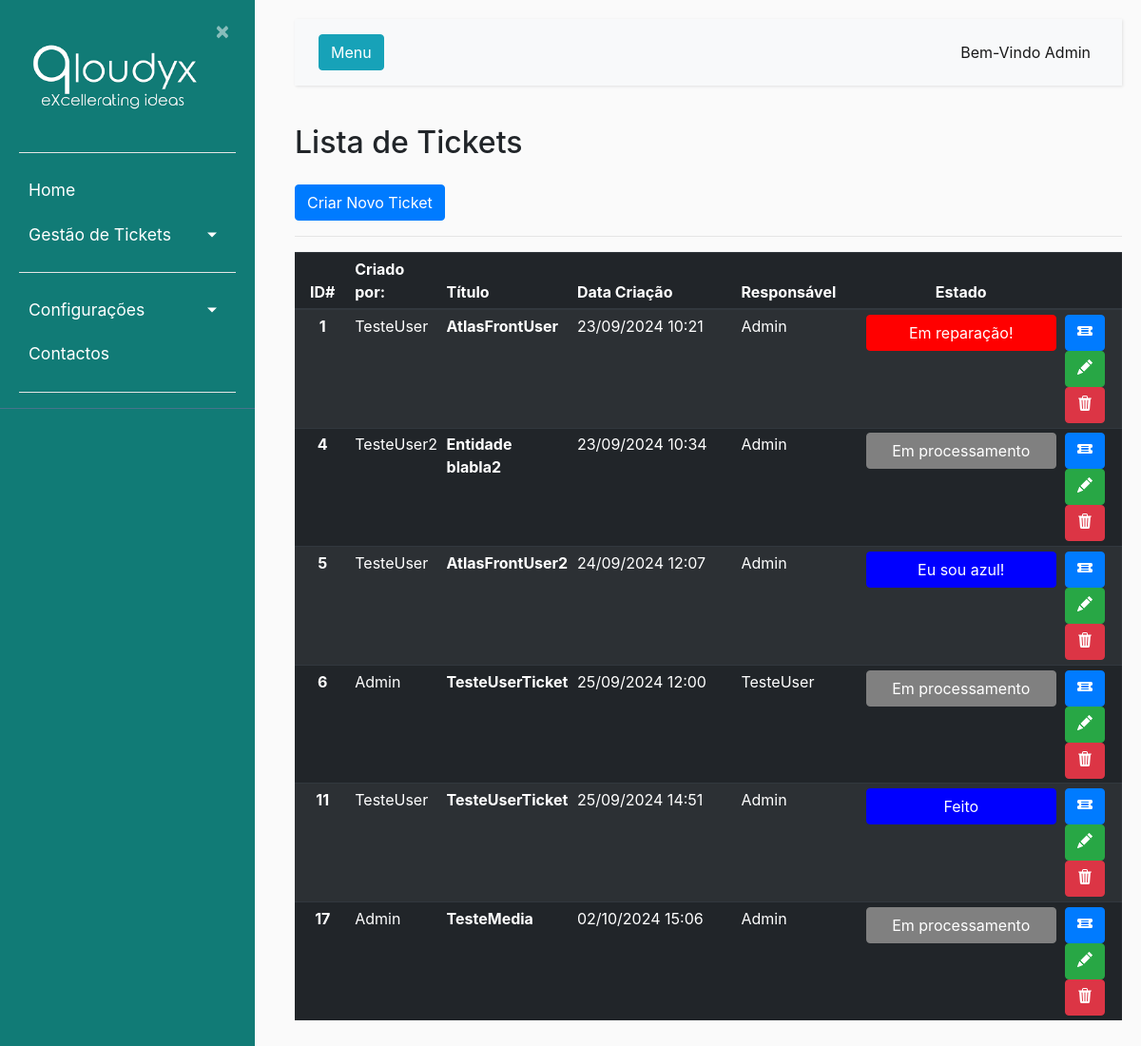
/listaticket/ (signed in), run on the app's committed database.
### ticket/models.py (models this page shows, shortened)
class Usuarios(AbstractBaseUser):
    nome = models.CharField(max_length=100, unique=True,verbose_name='Utilizador')
    email = models.EmailField(verbose_name='E-mail')
    foto = models.ImageField(null=True, blank=True, upload_to='users/uploads/fotos',verbose_name='Foto')
    descricao = models.CharField(max_length=250, null=True)
    EscolhasRole = {
    ("Interno", "Interno"),
    ("Operador", "Operador"),
    ("Cliente", "Cliente"),
    }
    role = models.CharField(max_length=50,choices= EscolhasRole ,verbose_name='Cargo')
    entidade = models.ForeignKey(Entidades, on_delete=models.CASCADE, verbose_name='Entidade')
    telefone = PhoneNumberField(null=True, blank=False, unique=True, verbose_name='Telefone')
    date_of_birth = models.DateField(verbose_name='Data de Nascimento')
    is_active = models.BooleanField(default=True, verbose_name='Ativo?')
    is_admin = models.BooleanField(default=False, verbose_name='Admin?')
    objects = MyUserManager()
    USERNAME_FIELD = 'nome'
    REQUIRED_FIELDS = ['date_of_birth','email']

class Ticket(models.Model):
    nome = models.CharField(max_length=50, verbose_name='Titulo')
    dataCriacao = models.DateTimeField(default=timezone.now(), verbose_name='Data de Criação')
    descricao = models.CharField(max_length=300, verbose_name='Descrição')
    usuarios = models.ForeignKey(Usuarios, null = True, on_delete=models.CASCADE, related_name="responsavel", verbose_name='Responsável')
    app_tpPedidos = models.ForeignKey(Apps_tpPedidos, on_delete=models.CASCADE, verbose_name='Tipo de Problema')
    prioridade = models.ForeignKey(Prioridade, null = True , on_delete=models.CASCADE, verbose_name='Prioridade')
    resolucao = models.ForeignKey(Resolucao, null = True, on_delete=models.CASCADE, verbose_name='Resolução')
    id_Proprietario = models.ForeignKey(Usuarios, null = True, on_delete=models.CASCADE, related_name="criador", verbose_name='Criador do Ticket')
    estado = models.ForeignKey(StatusLog,null = True,default = 1, on_delete=models.CASCADE, verbose_name='Estado Atual')
    usuario_app = models.ForeignKey(Usuarios_Apps,null = True, on_delete=models.CASCADE)

class StatusLog(models.Model):
    estado = models.ForeignKey(Estado, on_delete=models.CASCADE, verbose_name='Estado')
    usuario = models.ForeignKey(Usuarios, on_delete=models.CASCADE, verbose_name='Utilizador')
    dataHora = models.DateTimeField(default=timezone.now(), verbose_name='Data de Criação')

class Estado(models.Model):
    estado = models.CharField(max_length=20)
    cor = models.CharField(max_length=30)
    font_color = models.CharField(max_length=30)
    descricao = models.CharField(max_length=300)
    def __str__(self):
        return self.estado

### ticket/views.py (the view)
# urls.py: path('listaticket/', ticket_views.ticket_list, name ='listaticket'), #URL para a gestão de tickets
def ticket_list(request):
    ticketall = Ticket.objects.all()
    tickuser = request.user
    tickets = Ticket.objects.filter(Q(usuarios=tickuser) | Q(id_Proprietario=tickuser))
    return render(request, 'ticket/listaticket.html', {'tickets': tickets,'ticketall': ticketall})

### ticket/templates/ticket/listaticket.html (shortened to what this page needs)
{% extends "ticket/base.html" %}
{% block content %}
<body>
    <h2 style="margin-bottom:25px">Lista de Tickets</h2>
    {% if user.is_authenticated %}
    {% if user.is_admin or user.role == "Interno"%}
    {% if ticketall %}
    <button type="button" class="btn btn-primary"><a href="{% url 'novoticket' %}">Criar Novo Ticket</a></button>
    <hr>
    <table class="table table-striped table-dark table-sm">
        <thead>
          <tr>
            <th style="text-align:center" class="col-2 col-sm-1">ID#</th>
            <th class="col-2 col-sm-1">Criado por:</th>
            <th class="col-2 col-sm-1">Título</th>
            <th class="col-2 col-sm-3">Data Criação</th>
            <th class="col-2 col-sm-2">Responsável</th>
            <th style="text-align:center" class="col-2 col-sm-1">Estado</th>
            <th class="col-3 col-sm-1"></th>
          </tr>
        </thead>
        <tbody>
          {% for ticket in ticketall %}
          <tr>
            <th style="text-align:center">{{ ticket.id }}</th>
            <td>{{ ticket.id_Proprietario.nome }}</td>
            <th scope="row">{{ ticket.nome }}</th>
            <td>{{ ticket.dataCriacao|date:"d/m/Y H:i" }}</td>
            <td>{{ ticket.usuarios.nome }}</td>
            <td style="text-align:center"><button style="background-color:{{ticket.estado.estado.font_color}}; border-color:{{ticket.estado.estado.font_color}}; width:200px"type="button" class="btn btn-primary">{{ ticket.estado.estado }}</button></td>
            <td><button type="button" class="btn btn-primary"><a href="{% url 'detalheticket' ticket.pk %}">
              </a></button>
            <button type="button" class="btn btn-success"><a href="{% url 'editar_ticket' ticket.pk %}">
            </a></button>
            <button onclick="botao_apagar()" type="button" class="btn btn-danger">
            </button></td>
          </tr>
          {% endfor %}
        </tbody>
    </table>
    {% else %}
        <p>Nenhum ticket encontrado.</p>
    {% endif %}
    {% endif %}
    {% endif %}
</body>
{% endblock content %}

### ticket/templates/ticket/base.html (shortened to what this page needs)
{% load static %}
<!DOCTYPE html>
<html lang="en">
<head>
    <link rel="stylesheet" href="https://cdn.jsdelivr.net/npm/bootstrap@4.0.0/dist/css/bootstrap.min.css">
    <link rel="stylesheet" type="text/css" href="{% static 'ticket/main.css' %}">
</head>
<body>
    <div class="wrapper">
        <nav id="sidebar">
            <div class="sidebar-header">
                <a href = "{% url 'ticket-home' %}"> <img src="{% static 'ticket/Qloudyx.png' %}" style="width:200px;height:100%;"></a>
                <a class="close" onclick="CloseMenu()">&nbsp×&nbsp</a>
                <hr>
            </div>
            <ul class="list-unstyled components" >
                <li>
                    <a href="{% url 'ticket-home' %}">Home</a>
                    {% if user.is_authenticated %}
                    <a href="#pageSubmenu" data-toggle="collapse" aria-expanded="false" class="dropdown-toggle">Gestão de Tickets</a>
                    {% endif %}
                </li>
                <li>
                    {% if user.is_authenticated %}
                    <hr>
                    <a href="#homeSubmenu" data-toggle="collapse" aria-expanded="false" class="dropdown-toggle">Configurações</a>
                    {% endif %}
                    <a href="#">Contactos</a>
                    <hr>
            </ul>
        </nav>
        </div>
        <div id="content">
            <nav class="navbar navbar-expand-lg navbar-light bg-light">
                <div class="container-fluid">
                    <button type="button" id="sidebarCollapse" onClick="OpenMenu()" class="btn btn-info">
                        <span>Menu</span>
                    </button>
                    <div class="collapse navbar-collapse" id="navbarSupportedContent">
                        <ul class="nav navbar-nav ml-auto">
                            <li class="nav-item active">
                                <a class="nav-link" href="#">Bem-Vindo {{user.nome}}</a>
                            </li>
                        </ul>
                    </div>
                </div>
            </nav>
            <main role="main" class="container">
                <div class="row">
                    <div class="col-md-8">
                    </div>
                </div>
            </main>
            {% block content %}{% endblock %}
</body>
</html>

### ticket/static/ticket/main.css (style rules this page uses)
body { background: #fafafa; }
hr { background-color: white; }
a, a:hover, a:focus { color: inherit; text-decoration: none; transition: all 0.3s; }
.navbar { padding: 15px 10px; background: #fff; border: none; border-radius: 0; margin-bottom: 40px; box-shadow: 1px 1px 3px rgba(0, 0, 0, 0.1); }
.wrapper { display: flex; width: 100%; align-items: stretch; }
#sidebar { height: 100%; width: 250; position: fixed; z-index: 1; overflow-x: hidden; background: #117B76; color: #fff; transition: all 0.3s; }
#sidebar .sidebar-header { padding-left: 20px; padding-top: 20px; padding-right: 20px; background: #117B76; }
#sidebar ul.components { padding-left: 20px; padding-right: 20px; border-bottom: 1px solid #47748b; }
#sidebar ul li a { padding: 10px; font-size: 1.1em; display: block; }
a[data-toggle="collapse"] { position: relative; }
.dropdown-toggle::after { display: block; position: absolute; top: 50%; right: 20px; transform: translateY(-50%); }
#content { margin-left: 290px; position: relative; padding: 20px; min-height: 100vh; transition: all 0.3s; }

### data on the page
Usuarios: nome "Admin"
Ticket: id "1", id_Proprietario.nome "TesteUser", nome "AtlasFrontUser", dataCriacao "23/09/2024 10:21", usuarios.nome "Admin", estado.estado "Em reparação!"
Ticket: id "4", id_Proprietario.nome "TesteUser2", nome "Entidade blabla2", dataCriacao "23/09/2024 10:34", usuarios.nome "Admin", estado.estado "Em processamento"
Ticket: id "5", id_Proprietario.nome "TesteUser", nome "AtlasFrontUser2", dataCriacao "24/09/2024 12:07", usuarios.nome "Admin", estado.estado "Eu sou azul!"
Ticket: id "6", id_Proprietario.nome "Admin", nome "TesteUserTicket", dataCriacao "25/09/2024 12:00", usuarios.nome "TesteUser", estado.estado "Em processamento"
Ticket: id "11", id_Proprietario.nome "TesteUser", nome "TesteUserTicket", dataCriacao "25/09/2024 14:51", usuarios.nome "Admin", estado.estado "Feito"
Ticket: id "17", id_Proprietario.nome "Admin", nome "TesteMedia", dataCriacao "02/10/2024 15:06", usuarios.nome "Admin", estado.estado "Em processamento"
